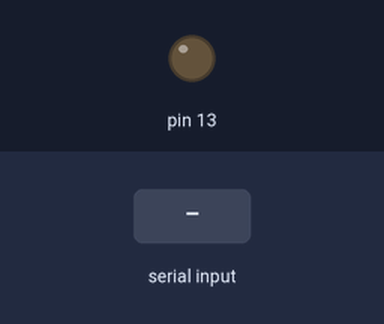
Simulated run of this sketch. Board: Arduino Uno, built with avr-gcc and run on an emulated ATmega328P. Shown: output pins drawn as LEDs (lit = HIGH). Dashed ring = blinking. Inputs (shaded band) come from the test bench.

Above: at 1.2 s.
1.3 s: "1" received over Serial
At 1.7 s:
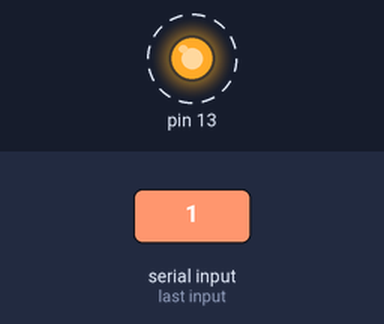
4.3 s: "O" received over Serial
At 5.3 s:
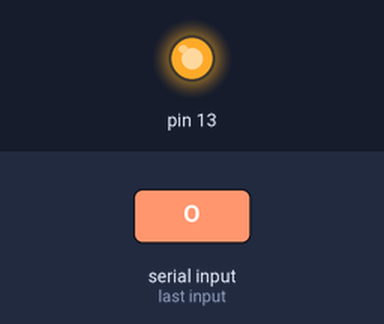
5.8 s: "C" received over Serial
At 6.5 s:
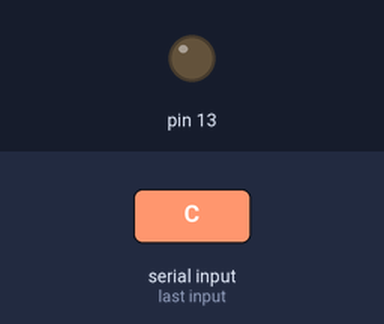
Timing chart, 0 to 8.8 s (numbered marks = the images above; inputs shaded):
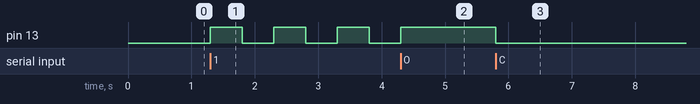

Measured:
- after the input at 1.3 s, pin 13: alternates HIGH for 0.50 s and LOW for 0.50 s, starting at once
- after the input at 4.3 s, pin 13: goes on until 4.3 s, then stays HIGH
- after the input at 5.8 s, pin 13: HIGH → LOW at once

The sketch:

flash.c.ino
```cpp
int c = 'C';
int status = 1;

void setup()
{
  pinMode(13, OUTPUT);
  Serial.begin(9600);
}

void loop()
{
  c = Serial.read();
  switch (c)
  {
    case 'O':
      status = 0;
      break;
    case 'C':
      status = 1;
      break;
    default:
      if (c != -1) status = 2;
      break;
  }
  switch (status)
  {
    case 0:
      digitalWrite(13, HIGH);
      break;
    case 1:
      digitalWrite(13, LOW);
      break;
    case 2:
      digitalWrite(13, HIGH);
      delay(500);
      digitalWrite(13, LOW);
      delay(500);
      break;
  }
}
```
